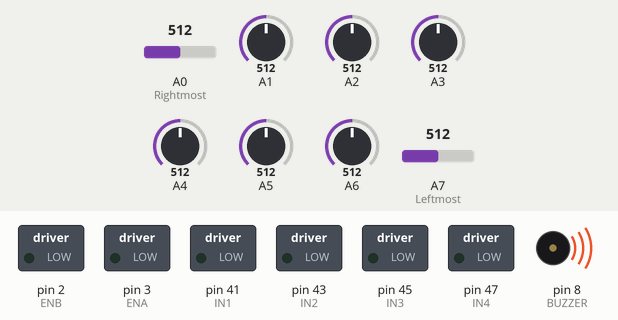
Recording of a sketch running on a simulated Arduino Mega 2560, built with avr-gcc and run on an emulated ATmega2560. Parts: switched loads named in the sketch (green lamp = pin HIGH), buzzer (waves = sounding, pin HIGH). Inputs (shaded band) come from the test bench; at power-on: A0 (Rightmost) = 512, A1 = 512, A2 = 512, A3 = 512, A4 = 512, A5 = 512, A6 = 512, A7 (Leftmost) = 512. What the sketch prints to the serial monitor is not drawn.

Above: at 0.1 s.
At 5.1 s:
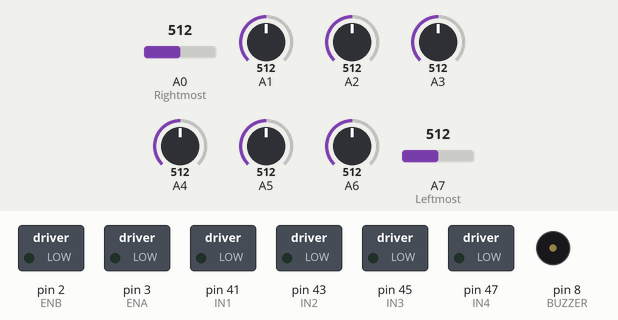
Timing chart, 0 to 6.6 s (numbered marks = the images above):
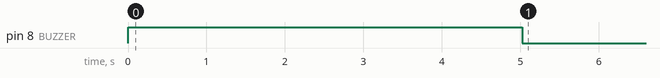

The sketch:

Threshold_Value_Finder.ino
```cpp
#include <Arduino.h>

#define IN1 41
#define IN2 43
#define IN3 45
#define IN4 47

#define ENA 3
#define ENB 2

#define BUZZER 8

int bw_threshold = 0;

// Keep the robot fully on the arena (only black or white colors),
// and calibrate to get the color details of the surface.
void calibrate() {
    short int values[225] = {0};
    long long int time = millis();
    short int i = 0;

    digitalWrite(BUZZER, HIGH);
    while (millis() - time <= 5000) {   // Calibraiting for 5 seconds
        values[i++] = analogRead(A0);
        values[i++] = analogRead(A1);
        values[i++] = analogRead(A2);
        values[i++] = analogRead(A3);
        values[i++] = analogRead(A4);
        values[i++] = analogRead(A5);
        values[i++] = analogRead(A6);
        values[i++] = analogRead(A7);
        delay(200);
        Serial.print(values[i - 1]);
        Serial.print("\t");
    }
    digitalWrite(BUZZER, LOW);
    Serial.println();

    short int current_min = 1023, current_max = 0;
    for (int j = 0; j < 200; j++) {
        if (values[j] < current_min) {
            current_min = values[j];
        }
        if (values[j] > current_max) {
            current_max = values[j];
        }
    }

    Serial.print("Min value: ");
    Serial.println(current_min);
    Serial.print("Max value: ");
    Serial.println(current_max);
    bw_threshold = (current_min + current_max) / 2;
    Serial.print("Current Threshold: ");
    Serial.println(bw_threshold);
}

void setup() {
    pinMode(IN1, OUTPUT);
    pinMode(IN2, OUTPUT);
    pinMode(IN3, OUTPUT);
    pinMode(IN4, OUTPUT);
    pinMode(ENA, OUTPUT);
    pinMode(ENB, OUTPUT);

    pinMode(A0, INPUT);     // Rightmost
    pinMode(A1, INPUT);
    pinMode(A2, INPUT);
    pinMode(A3, INPUT);
    pinMode(A4, INPUT);
    pinMode(A5, INPUT);
    pinMode(A6, INPUT);
    pinMode(A7, INPUT);     // Leftmost

    pinMode(BUZZER, OUTPUT);

    Serial.begin(9600);
    calibrate();
}

void loop() {

}
```
